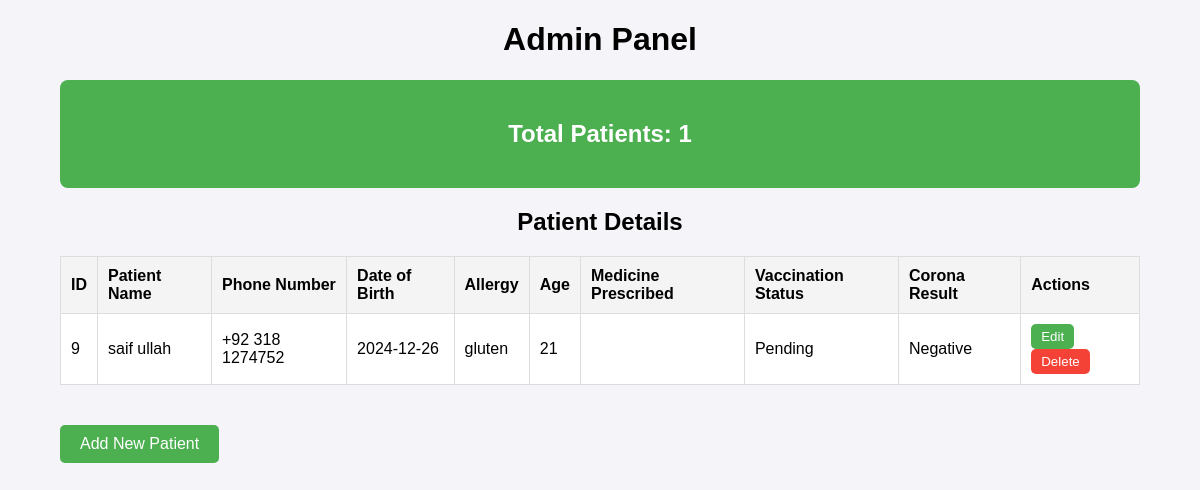
The page /Admin/Admin_panel.php on the database its author committed.
### tables this page shows
CREATE TABLE `patient` (
  `id` int(255) NOT NULL,
  `patient_name` varchar(30) NOT NULL,
  `phone_number` varchar(15) NOT NULL,
  `dob` date NOT NULL,
  `allergy` varchar(35) NOT NULL,
  `age` int(3) NOT NULL,
  `medicine_prescribed` varchar(255) DEFAULT NULL,
  `vaccination_status` enum('Pending','Completed') DEFAULT 'Pending',
  `corona_result` enum('Positive','Negative') DEFAULT 'Negative'
);

### Admin/Admin_panel.php (the view, shortened to what this page needs)
<?php
require('/xampp/htdocs/E-Project/db.php');
$total_patients_sql = "SELECT COUNT(*) as total_patients FROM patient";
$total_patients_result = $conn->query($total_patients_sql);
$total_patients = $total_patients_result->fetch_assoc()['total_patients'];
$patients_sql = "SELECT * FROM patient";
$patients_result = $conn->query($patients_sql);
?>
<!DOCTYPE html>
<html lang="en">
<head>
</head>
<body>
    <div class="container">
        <h1>Admin Panel</h1>
        <div class="dashboard">
            <h2>Total Patients: <?= $total_patients ?></h2>
        </div>
        <h2>Patient Details</h2>
        <table>
            <tr>
                <th>ID</th>
                <th>Patient Name</th>
                <th>Phone Number</th>
                <th>Date of Birth</th>
                <th>Allergy</th>
                <th>Age</th>
                <th>Medicine Prescribed</th>
                <th>Vaccination Status</th>
                <th>Corona Result</th>
                <th>Actions</th>
            </tr>
            <?php while ($row = $patients_result->fetch_assoc()) { ?>
                <tr>
                    <td><?= htmlspecialchars($row['id']) ?></td>
                    <td><?= htmlspecialchars($row['patient_name']) ?></td>
                    <td><?= htmlspecialchars($row['phone_number']) ?></td>
                    <td><?= htmlspecialchars($row['dob']) ?></td>
                    <td><?= htmlspecialchars($row['allergy']) ?></td>
                    <td><?= htmlspecialchars($row['age']) ?></td>
                    <td><?= htmlspecialchars($row['medicine_prescribed'] ?? 'N/A') ?></td>
                    <td><?= htmlspecialchars($row['vaccination_status'] ?? 'Pending') ?></td>
                    <td><?= htmlspecialchars($row['corona_result'] ?? 'Unknown') ?></td>
                    <td>
                        <button class="action-btn edit-btn" onclick="editPatient(<?= $row['id'] ?>)">Edit</button>
                        <button class="action-btn delete-btn" onclick="deletePatient(<?= $row['id'] ?>)">Delete</button>
                    </td>
                </tr>
            <?php } ?>
        </table>
        <a href="add_patient.php" class="add-btn">Add New Patient</a>
    </div>
</body>
</html>

### Admin/Admin_panel.php (style rules this page uses)
body { font-family: Arial, sans-serif; background-color: #f4f4f9; margin: 0; padding: 0; }
.container { width: 90%; margin: auto; overflow: hidden; }
.dashboard { background: #4CAF50; color: white; padding: 20px; margin: 20px 0; text-align: center; border-radius: 8px; }
table { width: 100%; border-collapse: collapse; margin: 20px 0; background: white; }
table th, table td { border: 1px solid #ddd; padding: 10px; text-align: left; }
table th { background: #f4f4f4; }
h1, h2 { text-align: center; }
.action-btn { padding: 5px 10px; cursor: pointer; border-radius: 5px; border: none; color: white; }
.edit-btn { background-color: #4CAF50; }
.delete-btn { background-color: #f44336; }
.add-btn { display: inline-block; margin: 20px 0; padding: 10px 20px; background: #4CAF50; color: white; text-decoration: none; border-radius: 5px; }

### rows shown on the page
patient: id "9", patient_name "saif ullah", phone_number "+92 318 1274752", dob "2024-12-26", allergy "gluten", age "21", vaccination_status "Pending", corona_result "Negative"

### other values the page prints
$total_patients "1"
